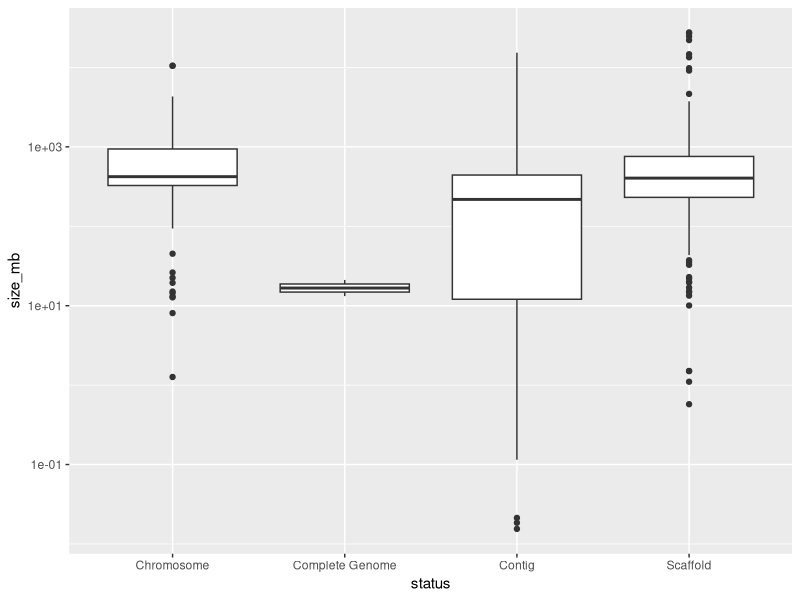
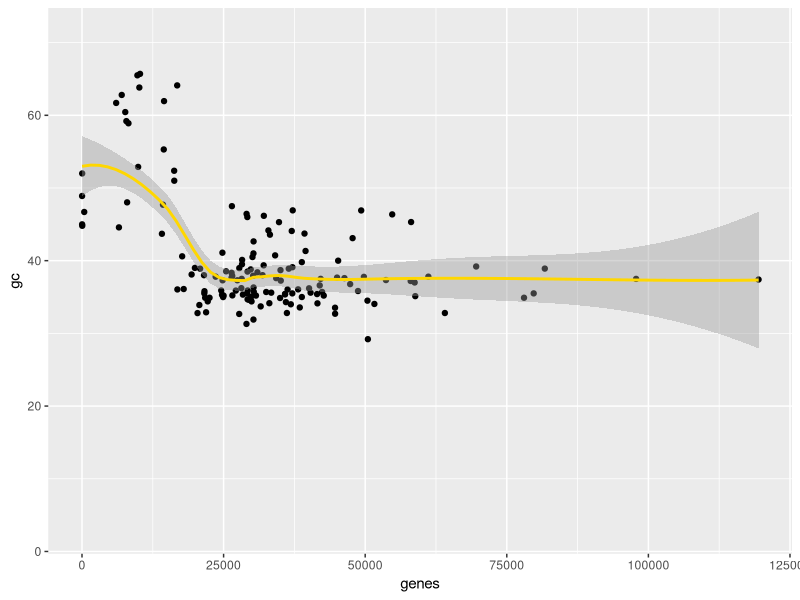
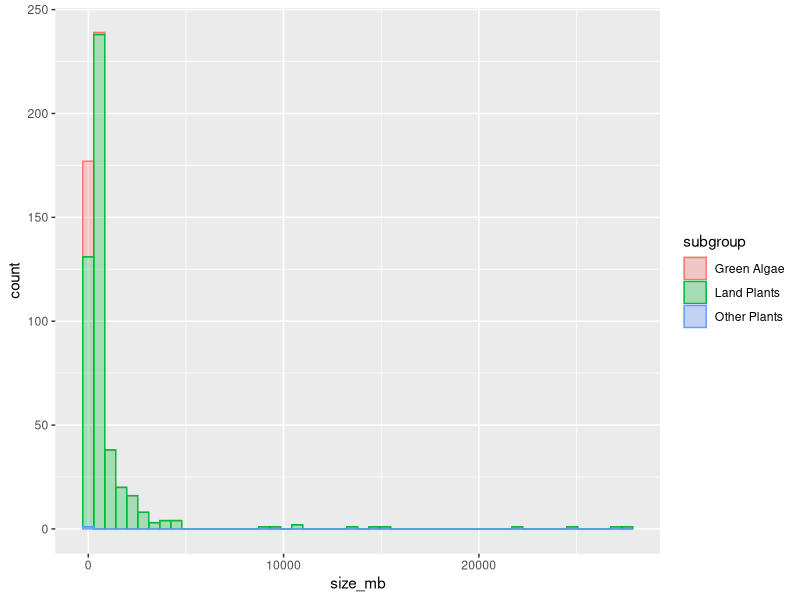
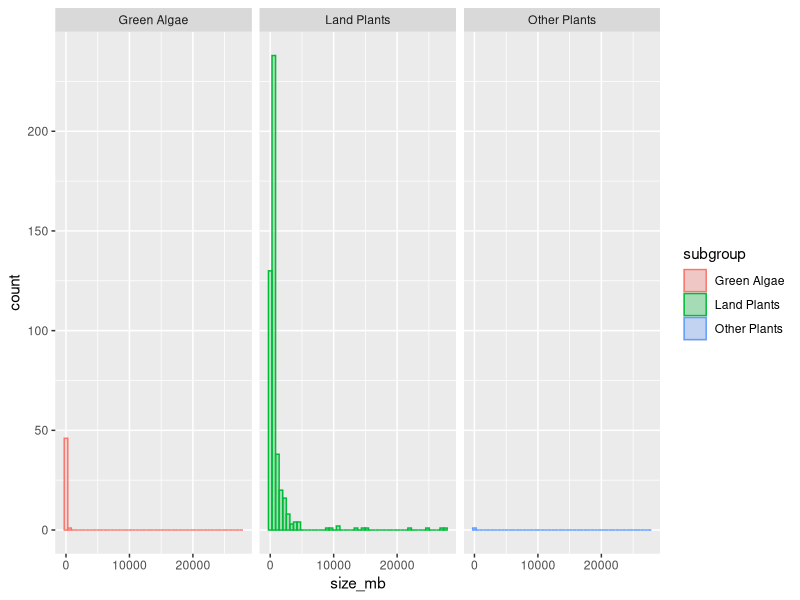
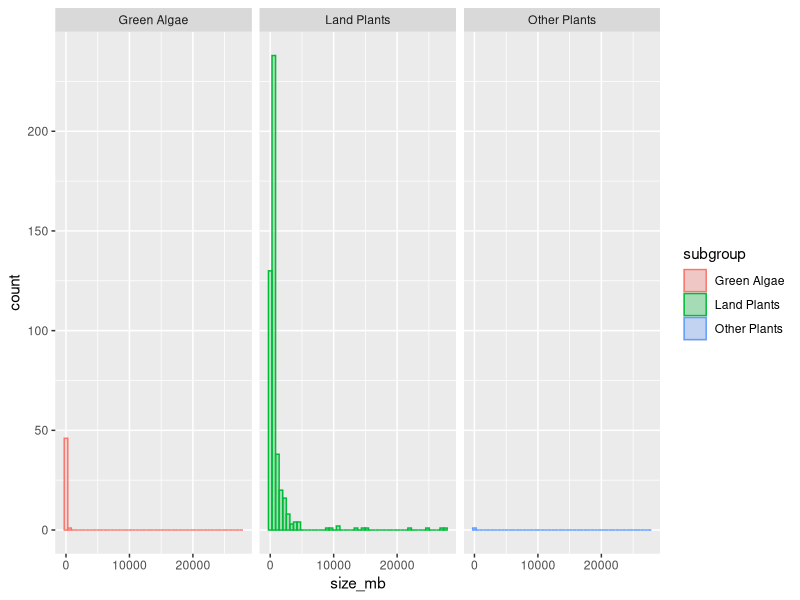

Write the R code that produced these figures, in order.
# Description: Introduction to tidyverse 

# If you haven't installed tidyverse, please uncomment the following line
# install.packages("tidyverse")

# load the package tidyverse
library(tidyverse)

# It is suggested that you update your packages regularly
# If you want to do so, please uncomment the following line
# tidyverse_update()
# You will get this message: All tidyverse packages up-to-date

# ------------------------------------------------------------------------------
# Introduction to ggplot2

## Read in data
plants <- read_tsv("data/plants.tsv")

## Explore dataset
glimpse(plants)

## First plot
ggplot(data = plants, mapping = aes(x = status, y = size_mb)) +
  geom_boxplot() +
  scale_y_log10()

## Second plot
ggplot(plants, aes(x = genes, y = gc)) +
  geom_point() +
  geom_smooth(colour = "gold")

## Third plot
ggplot(plants, aes(x = size_mb, fill = subgroup , colour = subgroup)) +
  geom_histogram(alpha = 0.3, bins = 50)

## Third plot + additional facet layer
ggplot(plants, aes(x = size_mb, fill = subgroup , colour = subgroup)) +
  geom_histogram(alpha = 0.3, bins = 50) +
  facet_wrap(~ subgroup)
# Save last plot
ggsave("plots/scatterplot_GC_by_size.png")

table(plants$subgroup)

# Go to scripts/exercises_ggplot2.R
